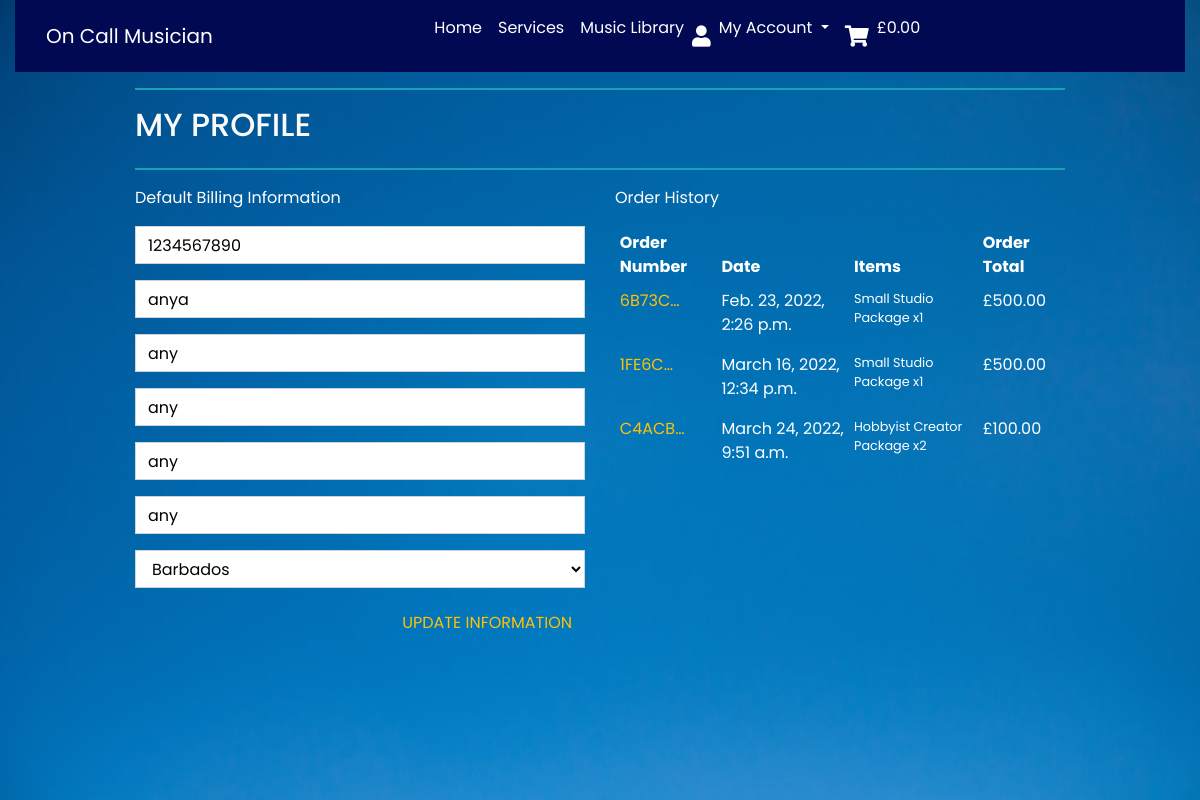
Screenshot of /profile/ (signed in) with the database file from the repository.
### profiles/models.py (models this page shows, shortened)
class UserProfile(models.Model):
    user = models.OneToOneField(User, on_delete=models.CASCADE)
    default_phone_number = models.CharField(max_length=20, null=True, blank=True)
    default_street_address1 = models.CharField(max_length=80, null=True, blank=True)
    default_street_address2 = models.CharField(max_length=80, null=True, blank=True)
    default_town_or_city = models.CharField(max_length=40, null=True, blank=True)
    default_county = models.CharField(max_length=80, null=True, blank=True)
    default_postcode = models.CharField(max_length=20, null=True, blank=True)
    default_country = CountryField(blank_label='Country', null=True, blank=True)

### checkout/models.py (models this page shows, shortened)
class Order(models.Model):
    order_number = models.CharField(max_length=32, null=False, editable=False)
    user_profile = models.ForeignKey(UserProfile, on_delete=models.SET_NULL,
                                     null=True, blank=True, related_name='orders')
    full_name = models.CharField(max_length=50, null=False, blank=False)
    email = models.EmailField(max_length=254, null=False, blank=False)
    phone_number = models.CharField(max_length=20, null=False, blank=False)
    country = CountryField(blank_label='Country *', null=False, blank=False)
    postcode = models.CharField(max_length=20, null=True, blank=True)
    town_or_city = models.CharField(max_length=40, null=False, blank=False)
    street_address1 = models.CharField(max_length=80, null=False, blank=False)
    street_address2 = models.CharField(max_length=80, null=True, blank=True)
    county = models.CharField(max_length=80, null=True, blank=True)
    date = models.DateTimeField(auto_now_add=True)
    order_total = models.DecimalField(max_digits=10, decimal_places=2, null=False, default=0)
    grand_total = models.DecimalField(max_digits=10, decimal_places=2, null=False, default=0)
    original_cart = models.TextField(null=False, blank=False, default='')
    stripe_pid = models.CharField(max_length=254, null=False, blank=False, default='')

class OrderLineItem(models.Model):
    order = models.ForeignKey(Order, null=False, blank=False, on_delete=models.CASCADE, related_name='lineitems')
    service = models.ForeignKey(Service, null=False, blank=False, on_delete=models.CASCADE)
    quantity = models.IntegerField(null=False, blank=False, default=0)
    lineitem_total = models.DecimalField(max_digits=6, decimal_places=2, null=False, blank=False, editable=False)

### services/models.py (models this page shows, shortened)
class Service(models.Model):
    name = models.CharField(max_length=254)
    description = models.TextField(max_length=400)
    price = models.DecimalField(max_digits=6, decimal_places=2)
    subscription = models.CharField(max_length=254, default='Subscription')
    access = models.CharField(max_length=254, default='Access')
    original_music = models.CharField(max_length=254, default='Original Music')
    rating = models.DecimalField(max_digits=6, decimal_places=2, null=True,
                                 blank=True)
    image_url = models.URLField(max_length=1024, null=True, blank=True)
    image = models.ImageField(null=True, blank=True)

### profiles/views.py (the view)
# urls.py: path('profile/', include('profiles.urls')),
@login_required
def profile(request):
    profile = get_object_or_404(UserProfile, user=request.user)
    if request.method == 'POST':
        form = UserProfileForm(request.POST, instance=profile)
        if form.is_valid():
            form.save()
            messages.success(request, 'Profile updated successfully')
        else:
            messages.error(request, 'Update failed. Please ensure the form is valid.')
    else:
        form = UserProfileForm(instance=profile)
    orders = profile.orders.all()
    template = 'profiles/profile.html'
    context = {
        'form': form,
        'orders': orders,
        'on_profile_page': True
    }
    return render(request, template, context)

### profiles/forms.py
class UserProfileForm(forms.ModelForm):
    class Meta:
        model = UserProfile
        exclude = ('user',)
    def __init__(self, *args, **kwargs):
        super().__init__(*args, **kwargs)
        placeholders = {
            'default_phone_number': 'Phone Number',
            'default_postcode': 'Postal Code',
            'default_town_or_city': 'Town or City',
            'default_street_address1': 'Street Address 1',
            'default_street_address2': 'Street Address 2',
            'default_county': 'County, State or Locality',
        }
        self.fields['default_phone_number'].widget.attrs['autofocus'] = True
        for field in self.fields:
            if field != 'default_country':
                if self.fields[field].required:
                    placeholder = f'{placeholders[field]} *'
                else:
                    placeholder = placeholders[field]
                self.fields[field].widget.attrs['placeholder'] = placeholder
            self.fields[field].widget.attrs['class'] = 'border-black rounded-0 profile-form-input'
            self.fields[field].label = False

### cart/contexts.py (called while the page is built, shortened)
def cart_contents(request):
    cart_items = []
    total = 0
    service_count = 0
    discount = 0
    cart = request.session.get('cart', {})
    if total < settings.TEN_PERCENT_DISCOUNT:
        discount = total * Decimal(settings.SINGLE_PRODUCT_COUNT)
        discount_delta = settings.TEN_PERCENT_DISCOUNT - total
    else:
        discount = 0
        discount_delta = 0
    grand_total = discount + total
    context = {
        'cart_items': cart_items,
        'total': total,
        'service_count': service_count,
        'discount': discount,
        'discount_delta': discount_delta,
        'ten_percent_discount': settings.TEN_PERCENT_DISCOUNT,
        'grand_total': grand_total,
    }
    return context

### profiles/templates/profiles/profile.html (shortened to what this page needs)
{% extends "base.html" %}
{% load static %}
{% block extra_css %}
<link rel="stylesheet" href="{% static 'profiles/css/profile.css' %}">
{% endblock %}
{% block content %}
<div class="overlay"></div>
<div class="container">
    <div class="row">
        <div class="col">
            <hr class="h-rule">
            <h2 class="logo-font mb-4">My Profile</h2>
            <hr class="h-rule">
        </div>
    </div>
    <div class="row">
        <div class="col-12 col-lg-6">
            <p class="text-white">Default Billing Information</p>
            <form class="mt-3" action="{% url 'profile' %}" method="POST" id="profile-update-form">
                {{ form|crispy }}
                <button class="btn btn-black rounded-0 text-uppercase text-warning float-right">Update Information</button>
            </form>
        </div>
        <div class="col-12 col-lg-6">
            <p class="text-white">Order History</p>
            <div class="order-history table-responsive">
                <table class="table table-sm table-borderless">
                    <thead class="text-white">
                        <tr>
                            <th >Order Number</th>
                            <th>Date</th>
                            <th>Items</th>
                            <th>Order Total</th>
                        </tr>
                    </thead>
                    <tbody>
                        {% for order in orders %}
                            <tr class="text-white">
                                <td>
                                    <a href="{% url 'order_history' order.order_number %}"
                                    title="{{ order.order_number }}" class="text-warning">
                                        {{ order.order_number|truncatechars:6 }}
                                    </a>
                                </td>
                                <td>{{ order.date }}</td>
                                <td>
                                    <ul class="list-unstyled">
                                        {% for item in order.lineitems.all %}
                                            <li class="small">
                                                {{ item.service.name }}
                                                 x{{ item.quantity }}
                                            </li>
                                        {% endfor %}
                                    </ul>
                                </td>
                                <td>£{{ order.grand_total }}</td>
                            </tr>
                        {% endfor %}
                    </tbody>
                </table>
            </div>
        </div>
    </div>
{% endblock %}

### static/css/base.css (style rules this page uses)
html { height: 100%; }
body { background: url('/media/hannah-troupe-wL_w5t_OKtI-unsplash.jpg') no-repeat center center fixed; background-size: cover; color: rgb(250, 250, 250); font-family: 'Poppins', sans-serif; }
.overlay { height: 100%; width: 100%; top: 0; left: 0; position: fixed; background-image: url(/media/overlay.png); background-size: cover; z-index: -1; }
.h-rule { border: 1px solid #17a2b8; }
.logo-font { text-transform: uppercase; }
.text-white { color: rgb(255, 255, 255) !important; }
@media (min-width: 1200px) { .container { max-width: 80%; } }

### profiles/static/profiles/css/profile.css (style rules this page uses)
.order-history { max-height: 416px; overflow-y: auto; }
#profile-update-form .form-control { color: #000; }
#profile-update-form input::placeholder { color: #aab7c4; }
#id_default_country, #id_default_country option:not(:first-child) { color: #000; }

### rows the page displays
UserProfile: default_phone_number "1234567890", default_street_address1 "anya", default_street_address2 "any", default_town_or_city "any", default_county "any", default_postcode "any", default_country "Barbados"
Order: order_number "6B73C…", date "Feb. 23, 2022, 2:26 p.m.", grand_total "500.00"
OrderLineItem: service.name "Small Studio Package", quantity "1"
Order: order_number "1FE6C…", date "March 16, 2022, 12:34 p.m.", grand_total "500.00"
OrderLineItem: service.name "Small Studio Package", quantity "1"
Order: order_number "C4ACB…", date "March 24, 2022, 9:51 a.m.", grand_total "100.00"
OrderLineItem: service.name "Hobbyist Creator Package", quantity "2"
